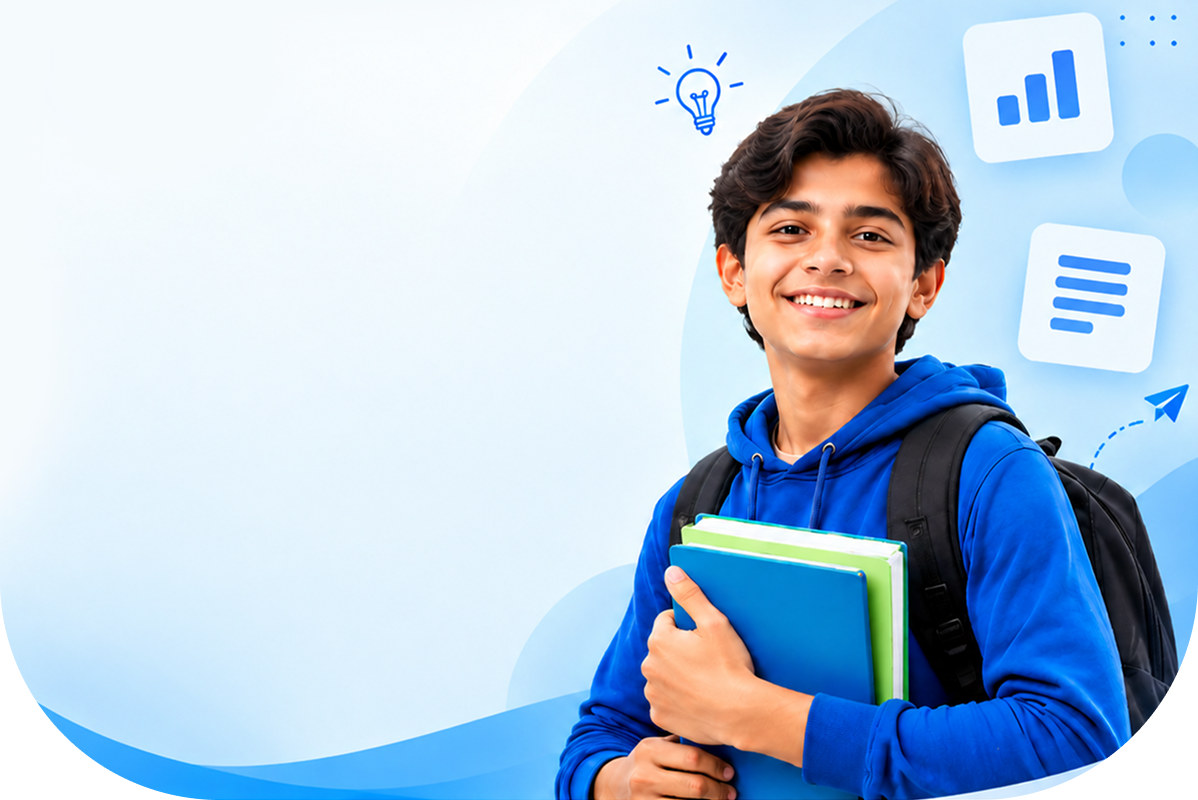
#> input picture student-hero-animation/assets/hero-source.png, 1198 x 800 px
$ python plate.py
#> lines starting #> are read from the running program, lines starting #| are printed output that depends on the picture
"""Step 4: clean background plate (boy and floating elements removed, filled smoothly from their surroundings,
edges extended so a gentle drift never shows a gap) and one transparent layer per floating element, unmixed
against the plate so each element reproduces the original pixels exactly when it sits in place.
Two passes: pass 1 clears whole boxes just to find each element's real shape; pass 2 clears only that shape,
so the pale blob edges around the elements survive in the plate."""
import json, numpy as np, cv2
from PIL import Image
ROOT = __file__.rsplit('/tools/', 1)[0]
SP = '/tmp/claude-0/-home-claude/16f7c1b2-c4b4-5aea-9d02-af57212e0f40/scratchpad'
src = np.asarray(Image.open(f'{ROOT}/assets/hero-source.png').convert('RGBA')).astype(np.float32)
H, W = src.shape[:2]
#> H = 800; W = 1198
I = src[..., :3]; clip = src[..., 3] / 255
#> after `I = src[..., :3]`:
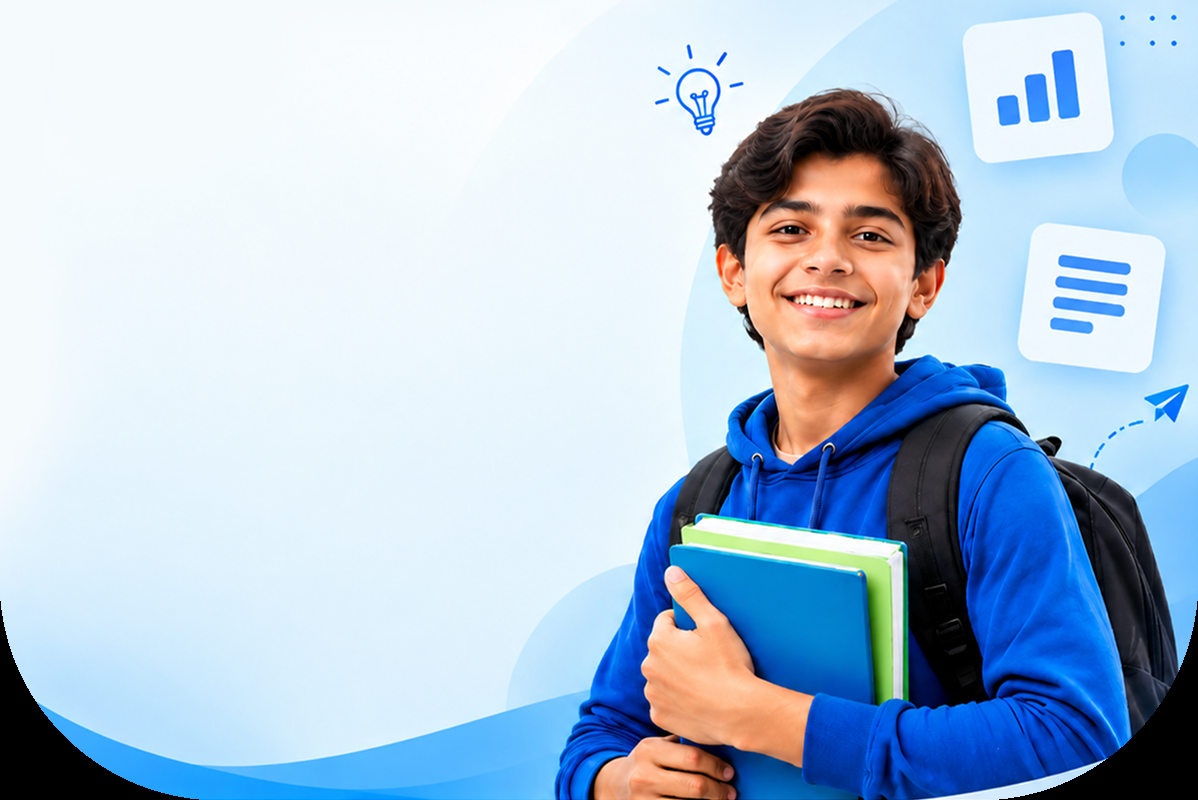
#> I: shape (800, 1198, 3) float32; mean R, G, B 174.2, 194.8, 217.3
#> after `clip = src[..., 3] / 255`:
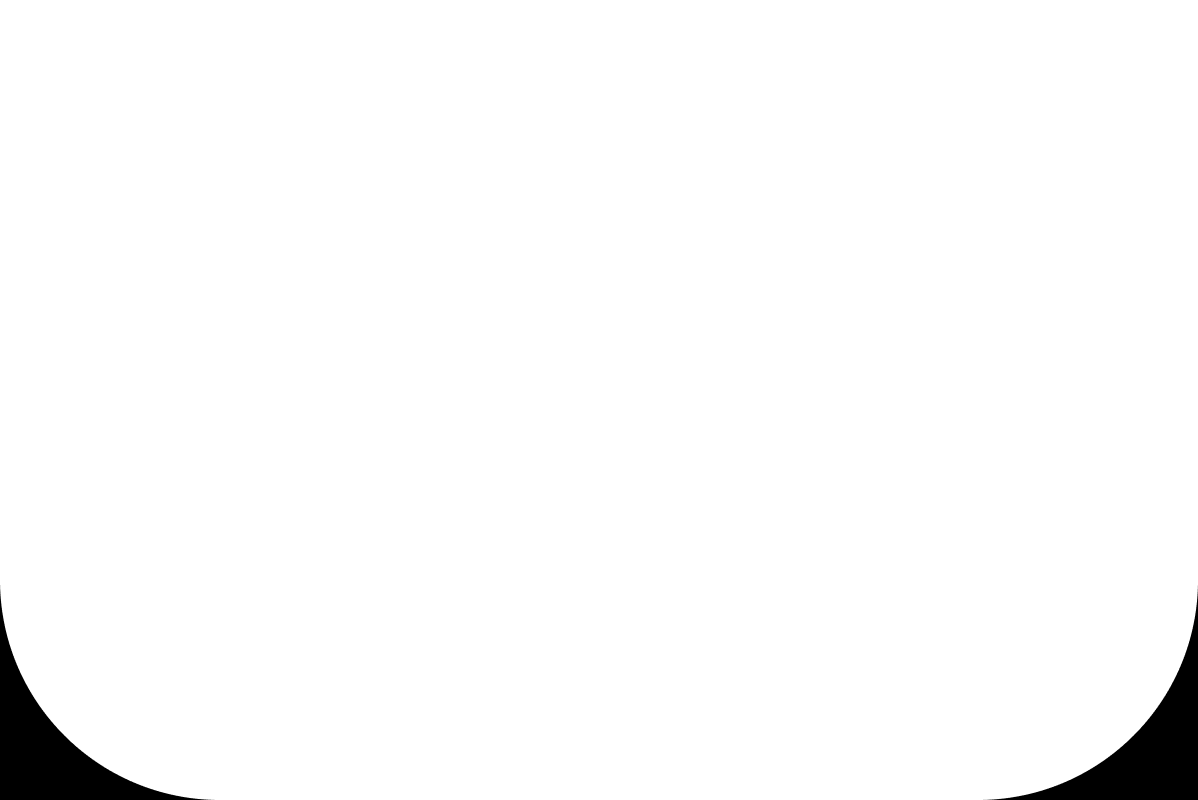
#> clip: shape (800, 1198) float32; min 0, max 1, mean 0.978
#> (the run stopped early here; a loop or call above may not have finished)
